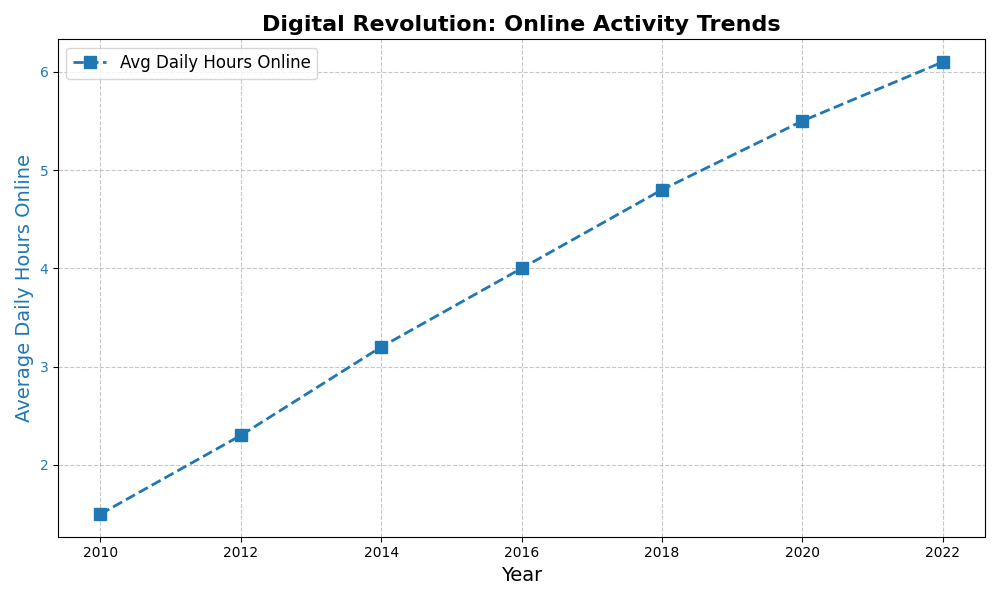

Here is the Python script that generated this plot:
import matplotlib.pyplot as plt
import numpy as np

# Data representing average daily hours spent online
years = np.array([2010, 2012, 2014, 2016, 2018, 2020, 2022])
avg_daily_hours_online = np.array([1.5, 2.3, 3.2, 4.0, 4.8, 5.5, 6.1])

# Create a figure and add a subplot
fig, ax = plt.subplots(figsize=(10, 6))

# Single plot for average daily hours online
color = 'tab:blue'
ax.set_xlabel('Year', fontsize=14)
ax.set_ylabel('Average Daily Hours Online', fontsize=14, color=color)
ax.plot(years, avg_daily_hours_online, color=color, marker='s', markersize=8, 
        linestyle='--', linewidth=2, label='Avg Daily Hours Online')
ax.tick_params(axis='y', labelcolor=color)

# Title and grid
plt.title('Digital Revolution: Online Activity Trends', fontsize=16, fontweight='bold')
ax.grid(True, linestyle='--', alpha=0.7)

# Add Legend
ax.legend(loc='upper left', fontsize=12, frameon=True)

# Automatically adjust the layout to avoid overlap
plt.tight_layout()

# Show the plot
plt.show()
